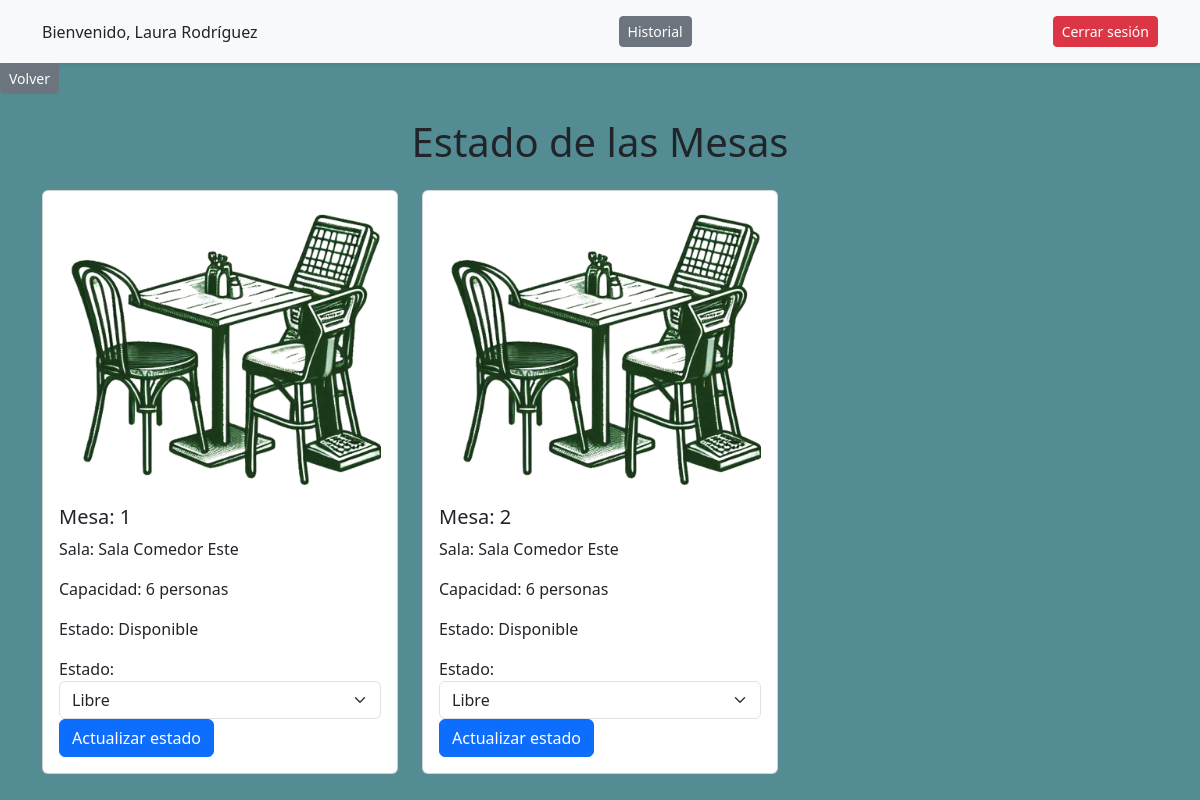
The app's page /tipo_sala/comedor_este.php (signed in) with its own data.
### tables this page shows
CREATE TABLE Mesa (
    ID_mesa INT PRIMARY KEY AUTO_INCREMENT,
    ID_sala INT NOT NULL,
    capacidad INT NOT NULL,
    estado ENUM('libre', 'ocupada') NOT NULL DEFAULT 'libre',
    FOREIGN KEY (ID_sala) REFERENCES Sala(ID_sala) ON DELETE CASCADE ON UPDATE CASCADE
);

CREATE TABLE Sala (
    ID_sala INT PRIMARY KEY AUTO_INCREMENT,
    nombre_sala VARCHAR(50) NOT NULL UNIQUE,
    tipo_sala VARCHAR(20) NOT NULL,
    capacidad_total INT NOT NULL
);

### tipo_sala/comedor_este.php (the view, shortened to what this page needs)
<?php
include_once('../conexion.php');
try {
    $sql = "
        SELECT m.ID_mesa, m.capacidad, m.estado, s.nombre_sala
        FROM Mesa m
        JOIN Sala s ON m.ID_sala = s.ID_sala
        WHERE s.tipo_sala = 'Comedor Este'
    ";
    $stmt = mysqli_prepare($con, $sql);
    mysqli_stmt_execute($stmt);
    $result = mysqli_stmt_get_result($stmt);
?>
<!DOCTYPE html>
<html lang="es">
<head>
    <link href="https://cdn.jsdelivr.net/npm/bootstrap@5.3.0-alpha1/dist/css/bootstrap.min.css" rel="stylesheet">
</head>
<body style="background-color: #548c94;">
<header class="bg-light py-3 shadow-sm">
    <div class="container d-flex justify-content-between align-items-center">
        <span class="font-weight-bold">Bienvenido, <?php echo htmlspecialchars($_SESSION['nombre']); ?></span>
        <a href="../historial.php" class="btn btn-secondary btn-sm">Historial</a>
        <form action="../logout.php" method="POST">
            <button type="submit" class="btn btn-danger btn-sm">Cerrar sesión</button>
        </form>
    </div>
</header>
<a href="./tipo_sala_comedor.php" class="btn btn-secondary btn-sm">Volver</a>
<div class="container mt-4">
    <h1 class="text-center mb-4">Estado de las Mesas</h1>
    <div class="row row-cols-1 row-cols-md-3 g-4">
        <?php while ($row = mysqli_fetch_assoc($result)): ?>
            <?php $imagen_estado = ($row['estado'] === 'libre') ? 'mesa_verde_s.png' : 'mesa_roja_s.png'; ?>
            <div class="col">
                <div class="card h-100">
                    <div class="card-body">
                        <img src="../img/<?php echo $imagen_estado; ?>" alt="Estado de la mesa" class="img-fluid mesa-img mb-3">
                        <h5 class="card-title">Mesa: <?php echo htmlspecialchars($row['ID_mesa']); ?></h5>
                        <p class="card-text">Sala: <?php echo htmlspecialchars($row['nombre_sala']); ?></p>
                        <p class="card-text">Capacidad: <?php echo htmlspecialchars($row['capacidad']); ?> personas</p>
                        <p class="card-text">Estado: <?php echo ($row['estado'] === 'libre') ? 'Disponible' : 'Ocupada'; ?></p>
                        <form action="comedor_este.php" method="POST">
                            <div class="form-group">
                                <label for="estado">Estado:</label>
                                <select name="estado" class="form-select">
                                    <option value="libre"<?php echo ($row['estado'] === 'libre') ? ' selected' : ''; ?>>Libre</option>
                                </select>
                            </div>
                            <button type="submit" class="btn btn-primary">Actualizar estado</button>
                        </form>
                    </div>
                </div>
            </div>
        <?php endwhile; ?>
    </div>
</div>
</body>
</html>
<?php
} catch (Exception $e) {
    echo "Error: " . $e->getMessage();
}
?>

### records on screen
mesa: ID_mesa "1", ID_sala.nombre_sala "Sala Comedor Este", capacidad "6", shows "Disponible", estado "Libre"
mesa: ID_mesa "2", ID_sala.nombre_sala "Sala Comedor Este", capacidad "6", shows "Disponible", estado "Libre"

### other values on screen
$_SESSION['nombre'] "Laura Rodríguez"
